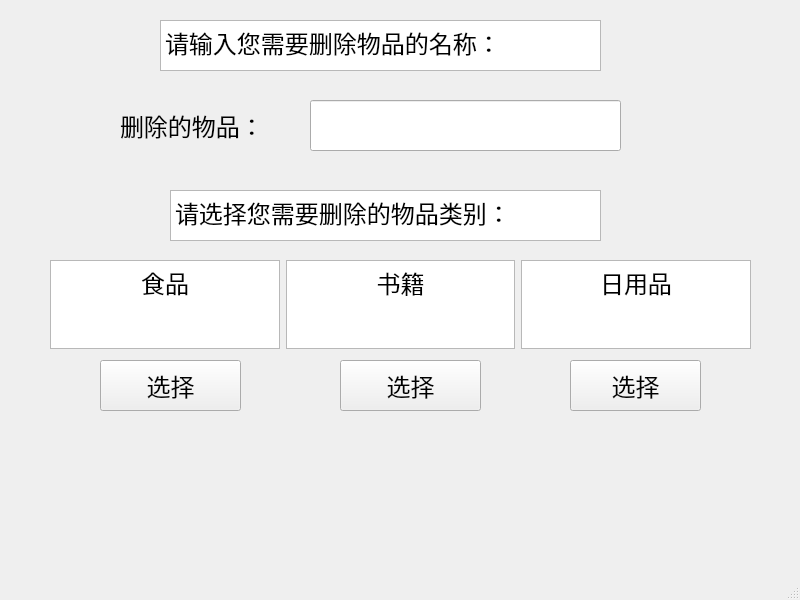
<?xml version="1.0" encoding="UTF-8"?>
<ui version="4.0">
 <class>DEL_ITEM</class>
 <widget class="QMainWindow" name="DEL_ITEM">
  <property name="geometry">
   <rect>
    <x>0</x>
    <y>0</y>
    <width>800</width>
    <height>600</height>
   </rect>
  </property>
  <property name="windowTitle">
   <string>MainWindow</string>
  </property>
  <widget class="QWidget" name="centralwidget">
   <widget class="QTextBrowser" name="textBrowser">
    <property name="geometry">
     <rect>
      <x>170</x>
      <y>190</y>
      <width>431</width>
      <height>51</height>
     </rect>
    </property>
    <property name="html">
     <string>&lt;!DOCTYPE HTML PUBLIC &quot;-//W3C//DTD HTML 4.0//EN&quot; &quot;http://www.w3.org/TR/REC-html40/strict.dtd&quot;&gt;
&lt;html&gt;&lt;head&gt;&lt;meta name=&quot;qrichtext&quot; content=&quot;1&quot; /&gt;&lt;style type=&quot;text/css&quot;&gt;
p, li { white-space: pre-wrap; }
&lt;/style&gt;&lt;/head&gt;&lt;body style=&quot; font-family:'SimSun'; font-size:9pt; font-weight:400; font-style:normal;&quot;&gt;
&lt;p style=&quot; margin-top:0px; margin-bottom:0px; margin-left:0px; margin-right:0px; -qt-block-indent:0; text-indent:0px;&quot;&gt;&lt;span style=&quot; font-size:18pt;&quot;&gt;请选择您需要删除的物品类别：&lt;/span&gt;&lt;/p&gt;&lt;/body&gt;&lt;/html&gt;</string>
    </property>
   </widget>
   <widget class="QTextBrowser" name="textBrowser_6">
    <property name="geometry">
     <rect>
      <x>160</x>
      <y>20</y>
      <width>441</width>
      <height>51</height>
     </rect>
    </property>
    <property name="html">
     <string>&lt;!DOCTYPE HTML PUBLIC &quot;-//W3C//DTD HTML 4.0//EN&quot; &quot;http://www.w3.org/TR/REC-html40/strict.dtd&quot;&gt;
&lt;html&gt;&lt;head&gt;&lt;meta name=&quot;qrichtext&quot; content=&quot;1&quot; /&gt;&lt;style type=&quot;text/css&quot;&gt;
p, li { white-space: pre-wrap; }
&lt;/style&gt;&lt;/head&gt;&lt;body style=&quot; font-family:'SimSun'; font-size:9pt; font-weight:400; font-style:normal;&quot;&gt;
&lt;p style=&quot; margin-top:0px; margin-bottom:0px; margin-left:0px; margin-right:0px; -qt-block-indent:0; text-indent:0px;&quot;&gt;&lt;span style=&quot; font-size:18pt;&quot;&gt;请输入您需要删除物品的名称：&lt;/span&gt;&lt;/p&gt;&lt;/body&gt;&lt;/html&gt;</string>
    </property>
   </widget>
   <widget class="QPushButton" name="BT3">
    <property name="geometry">
     <rect>
      <x>570</x>
      <y>360</y>
      <width>131</width>
      <height>51</height>
     </rect>
    </property>
    <property name="font">
     <font>
      <family>Arial</family>
      <pointsize>18</pointsize>
     </font>
    </property>
    <property name="text">
     <string>选择</string>
    </property>
   </widget>
   <widget class="QPushButton" name="BT1">
    <property name="geometry">
     <rect>
      <x>100</x>
      <y>360</y>
      <width>141</width>
      <height>51</height>
     </rect>
    </property>
    <property name="font">
     <font>
      <family>Arial</family>
      <pointsize>18</pointsize>
     </font>
    </property>
    <property name="text">
     <string>选择</string>
    </property>
   </widget>
   <widget class="QPushButton" name="BT2">
    <property name="geometry">
     <rect>
      <x>340</x>
      <y>360</y>
      <width>141</width>
      <height>51</height>
     </rect>
    </property>
    <property name="font">
     <font>
      <family>Arial</family>
      <pointsize>18</pointsize>
     </font>
    </property>
    <property name="text">
     <string>选择</string>
    </property>
   </widget>
   <widget class="QWidget" name="layoutWidget">
    <property name="geometry">
     <rect>
      <x>50</x>
      <y>260</y>
      <width>701</width>
      <height>89</height>
     </rect>
    </property>
    <layout class="QHBoxLayout" name="horizontalLayout_2">
     <item>
      <widget class="QTextBrowser" name="K1">
       <property name="html">
        <string>&lt;!DOCTYPE HTML PUBLIC &quot;-//W3C//DTD HTML 4.0//EN&quot; &quot;http://www.w3.org/TR/REC-html40/strict.dtd&quot;&gt;
&lt;html&gt;&lt;head&gt;&lt;meta name=&quot;qrichtext&quot; content=&quot;1&quot; /&gt;&lt;style type=&quot;text/css&quot;&gt;
p, li { white-space: pre-wrap; }
&lt;/style&gt;&lt;/head&gt;&lt;body style=&quot; font-family:'SimSun'; font-size:9pt; font-weight:400; font-style:normal;&quot;&gt;
&lt;p align=&quot;center&quot; style=&quot; margin-top:0px; margin-bottom:0px; margin-left:0px; margin-right:0px; -qt-block-indent:0; text-indent:0px;&quot;&gt;&lt;span style=&quot; font-size:18pt;&quot;&gt;食品&lt;/span&gt;&lt;/p&gt;&lt;/body&gt;&lt;/html&gt;</string>
       </property>
      </widget>
     </item>
     <item>
      <widget class="QTextBrowser" name="K2">
       <property name="html">
        <string>&lt;!DOCTYPE HTML PUBLIC &quot;-//W3C//DTD HTML 4.0//EN&quot; &quot;http://www.w3.org/TR/REC-html40/strict.dtd&quot;&gt;
&lt;html&gt;&lt;head&gt;&lt;meta name=&quot;qrichtext&quot; content=&quot;1&quot; /&gt;&lt;style type=&quot;text/css&quot;&gt;
p, li { white-space: pre-wrap; }
&lt;/style&gt;&lt;/head&gt;&lt;body style=&quot; font-family:'SimSun'; font-size:9pt; font-weight:400; font-style:normal;&quot;&gt;
&lt;p align=&quot;center&quot; style=&quot; margin-top:0px; margin-bottom:0px; margin-left:0px; margin-right:0px; -qt-block-indent:0; text-indent:0px;&quot;&gt;&lt;span style=&quot; font-size:18pt;&quot;&gt;书籍&lt;/span&gt;&lt;/p&gt;&lt;/body&gt;&lt;/html&gt;</string>
       </property>
      </widget>
     </item>
     <item>
      <widget class="QTextBrowser" name="K3">
       <property name="html">
        <string>&lt;!DOCTYPE HTML PUBLIC &quot;-//W3C//DTD HTML 4.0//EN&quot; &quot;http://www.w3.org/TR/REC-html40/strict.dtd&quot;&gt;
&lt;html&gt;&lt;head&gt;&lt;meta name=&quot;qrichtext&quot; content=&quot;1&quot; /&gt;&lt;style type=&quot;text/css&quot;&gt;
p, li { white-space: pre-wrap; }
&lt;/style&gt;&lt;/head&gt;&lt;body style=&quot; font-family:'SimSun'; font-size:9pt; font-weight:400; font-style:normal;&quot;&gt;
&lt;p align=&quot;center&quot; style=&quot; margin-top:0px; margin-bottom:0px; margin-left:0px; margin-right:0px; -qt-block-indent:0; text-indent:0px;&quot;&gt;&lt;span style=&quot; font-size:18pt;&quot;&gt;日用品&lt;/span&gt;&lt;/p&gt;&lt;/body&gt;&lt;/html&gt;</string>
       </property>
      </widget>
     </item>
    </layout>
   </widget>
   <widget class="QLineEdit" name="ITEM">
    <property name="geometry">
     <rect>
      <x>310</x>
      <y>100</y>
      <width>311</width>
      <height>51</height>
     </rect>
    </property>
   </widget>
   <widget class="QLabel" name="label">
    <property name="geometry">
     <rect>
      <x>120</x>
      <y>100</y>
      <width>161</width>
      <height>51</height>
     </rect>
    </property>
    <property name="font">
     <font>
      <family>Arial</family>
      <pointsize>18</pointsize>
     </font>
    </property>
    <property name="text">
     <string>删除的物品：</string>
    </property>
   </widget>
  </widget>
  <widget class="QMenuBar" name="menubar">
   <property name="geometry">
    <rect>
     <x>0</x>
     <y>0</y>
     <width>800</width>
     <height>26</height>
    </rect>
   </property>
  </widget>
  <widget class="QStatusBar" name="statusbar"/>
 </widget>
 <resources/>
 <connections/>
</ui>
